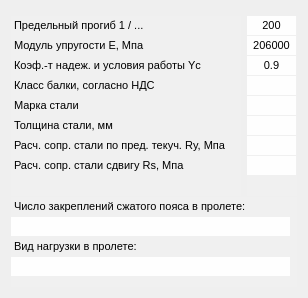
         <widget class="QWidget" name="tab_9">
          <attribute name="title">
           <string>Прочность и жесткость</string>
          </attribute>
          <layout class="QGridLayout" name="gridLayout_27">
           <item row="0" column="0">
            <widget class="QTableWidget" name="tableWidget_15">
             <property name="sizePolicy">
              <sizepolicy hsizetype="Fixed" vsizetype="Preferred">
               <horstretch>0</horstretch>
               <verstretch>0</verstretch>
              </sizepolicy>
             </property>
             <property name="minimumSize">
              <size>
               <width>230</width>
               <height>180</height>
              </size>
             </property>
             <property name="maximumSize">
              <size>
               <width>230</width>
               <height>170</height>
              </size>
             </property>
             <property name="sizeIncrement">
              <size>
               <width>0</width>
               <height>0</height>
              </size>
             </property>
             <property name="font">
              <font>
               <pointsize>8</pointsize>
              </font>
             </property>
             <property name="focusPolicy">
              <enum>Qt::NoFocus</enum>
             </property>
             <property name="styleSheet">
              <string notr="true">background-color: rgb(240, 240, 240);</string>
             </property>
             <property name="frameShape">
              <enum>QFrame::NoFrame</enum>
             </property>
             <property name="verticalScrollBarPolicy">
              <enum>Qt::ScrollBarAlwaysOff</enum>
             </property>
             <property name="horizontalScrollBarPolicy">
              <enum>Qt::ScrollBarAlwaysOff</enum>
             </property>
             <property name="editTriggers">
              <set>QAbstractItemView::NoEditTriggers</set>
             </property>
             <property name="selectionMode">
              <enum>QAbstractItemView::NoSelection</enum>
             </property>
             <property name="gridStyle">
              <enum>Qt::NoPen</enum>
             </property>
             <attribute name="horizontalHeaderVisible">
              <bool>false</bool>
             </attribute>
             <attribute name="horizontalHeaderMinimumSectionSize">
              <number>100</number>
             </attribute>
             <attribute name="horizontalHeaderDefaultSectionSize">
              <number>230</number>
             </attribute>
             <attribute name="verticalHeaderVisible">
              <bool>false</bool>
             </attribute>
             <attribute name="verticalHeaderMinimumSectionSize">
              <number>20</number>
             </attribute>
             <attribute name="verticalHeaderDefaultSectionSize">
              <number>20</number>
             </attribute>
             <attribute name="verticalHeaderHighlightSections">
              <bool>false</bool>
             </attribute>
             <attribute name="verticalHeaderShowSortIndicator" stdset="0">
              <bool>false</bool>
             </attribute>
             <attribute name="verticalHeaderStretchLastSection">
              <bool>false</bool>
             </attribute>
             <row>
              <property name="text">
               <string>Прогиб</string>
              </property>
             </row>
             <row>
              <property name="text">
               <string>E</string>
              </property>
             </row>
             <row>
              <property name="text">
               <string>Yc</string>
              </property>
             </row>
             <row>
              <property name="text">
               <string>НДС</string>
              </property>
             </row>
             <row>
              <property name="text">
               <string>Марка</string>
              </property>
             </row>
             <row>
              <property name="text">
               <string>Толщина стали, мм</string>
              </property>
             </row>
             <row>
              <property name="text">
               <string>Ry</string>
              </property>
             </row>
             <row>
              <property name="text">
               <string>Rs</string>
              </property>
             </row>
             <column>
              <property name="text">
               <string>Наименование</string>
              </property>
             </column>
             <item row="0" column="0">
              <property name="text">
               <string>Предельный прогиб 1 / ...</string>
              </property>
             </item>
             <item row="1" column="0">
              <property name="text">
               <string>Модуль упругости E, Мпа</string>
              </property>
             </item>
             <item row="2" column="0">
              <property name="text">
               <string>Коэф.-т надеж. и условия работы Yc</string>
              </property>
             </item>
             <item row="3" column="0">
              <property name="text">
               <string>Класс балки, согласно НДС</string>
              </property>
              <property name="textAlignment">
               <set>AlignLeading|AlignVCenter</set>
              </property>
              <property name="background">
               <brush brushstyle="NoBrush">
                <color alpha="255">
                 <red>0</red>
                 <green>0</green>
                 <blue>0</blue>
                </color>
               </brush>
              </property>
             </item>
             <item row="4" column="0">
              <property name="text">
               <string>Марка стали</string>
              </property>
              <property name="textAlignment">
               <set>AlignLeading|AlignVCenter</set>
              </property>
             </item>
             <item row="5" column="0">
              <property name="text">
               <string>Толщина стали, мм</string>
              </property>
             </item>
             <item row="6" column="0">
              <property name="text">
               <string>Расч. сопр. стали по пред. текуч. Ry, Мпа</string>
              </property>
              <property name="textAlignment">
               <set>AlignLeading|AlignVCenter</set>
              </property>
             </item>
             <item row="7" column="0">
              <property name="text">
               <string>Расч. сопр. стали сдвигу Rs, Мпа</string>
              </property>
              <property name="textAlignment">
               <set>AlignLeading|AlignVCenter</set>
              </property>
             </item>
            </widget>
           </item>
           <item row="1" column="0" colspan="2">
            <widget class="QTableWidget" name="tableWidget_19">
             <property name="sizePolicy">
              <sizepolicy hsizetype="Fixed" vsizetype="Preferred">
               <horstretch>0</horstretch>
               <verstretch>0</verstretch>
              </sizepolicy>
             </property>
             <property name="minimumSize">
              <size>
               <width>0</width>
               <height>90</height>
              </size>
             </property>
             <property name="maximumSize">
              <size>
               <width>300</width>
               <height>90</height>
              </size>
             </property>
             <property name="sizeIncrement">
              <size>
               <width>0</width>
               <height>0</height>
              </size>
             </property>
             <property name="font">
              <font>
               <pointsize>8</pointsize>
              </font>
             </property>
             <property name="focusPolicy">
              <enum>Qt::StrongFocus</enum>
             </property>
             <property name="styleSheet">
              <string notr="true">background-color: rgb(240, 240, 240);</string>
             </property>
             <property name="frameShape">
              <enum>QFrame::NoFrame</enum>
             </property>
             <property name="verticalScrollBarPolicy">
              <enum>Qt::ScrollBarAlwaysOff</enum>
             </property>
             <property name="horizontalScrollBarPolicy">
              <enum>Qt::ScrollBarAlwaysOff</enum>
             </property>
             <property name="editTriggers">
              <set>QAbstractItemView::AnyKeyPressed|QAbstractItemView::DoubleClicked|QAbstractItemView::EditKeyPressed</set>
             </property>
             <property name="selectionMode">
              <enum>QAbstractItemView::NoSelection</enum>
             </property>
             <property name="gridStyle">
              <enum>Qt::NoPen</enum>
             </property>
             <attribute name="horizontalHeaderVisible">
              <bool>false</bool>
             </attribute>
             <attribute name="horizontalHeaderMinimumSectionSize">
              <number>100</number>
             </attribute>
             <attribute name="horizontalHeaderDefaultSectionSize">
              <number>280</number>
             </attribute>
             <attribute name="verticalHeaderVisible">
              <bool>false</bool>
             </attribute>
             <attribute name="verticalHeaderMinimumSectionSize">
              <number>20</number>
             </attribute>
             <attribute name="verticalHeaderDefaultSectionSize">
              <number>20</number>
             </attribute>
             <attribute name="verticalHeaderHighlightSections">
              <bool>false</bool>
             </attribute>
             <attribute name="verticalHeaderShowSortIndicator" stdset="0">
              <bool>false</bool>
             </attribute>
             <attribute name="verticalHeaderStretchLastSection">
              <bool>false</bool>
             </attribute>
             <row>
              <property name="text">
               <string>Число закреплений сжатого пояса в пролете:
</string>
              </property>
             </row>
             <row>
              <property name="text">
               <string>Ry</string>
              </property>
             </row>
             <row>
              <property name="text">
               <string>Rs</string>
              </property>
             </row>
             <row>
              <property name="text">
               <string>E</string>
              </property>
             </row>
             <column>
              <property name="text">
               <string>Наименование</string>
              </property>
             </column>
             <item row="0" column="0">
              <property name="text">
               <string>Число закреплений сжатого пояса в пролете:</string>
              </property>
              <property name="textAlignment">
               <set>AlignLeading|AlignVCenter</set>
              </property>
              <property name="background">
               <brush brushstyle="SolidPattern">
                <color alpha="255">
                 <red>240</red>
                 <green>240</green>
                 <blue>240</blue>
                </color>
               </brush>
              </property>
              <property name="flags">
               <set>ItemIsEnabled</set>
              </property>
             </item>
             <item row="1" column="0">
              <property name="text">
               <string/>
              </property>
              <property name="textAlignment">
               <set>AlignCenter</set>
              </property>
              <property name="background">
               <brush brushstyle="SolidPattern">
                <color alpha="255">
                 <red>254</red>
                 <green>254</green>
                 <blue>254</blue>
                </color>
               </brush>
              </property>
             </item>
             <item row="2" column="0">
              <property name="text">
               <string>Вид нагрузки в пролете:</string>
              </property>
              <property name="textAlignment">
               <set>AlignLeading|AlignVCenter</set>
              </property>
              <property name="background">
               <brush brushstyle="SolidPattern">
                <color alpha="255">
                 <red>240</red>
                 <green>240</green>
                 <blue>240</blue>
                </color>
               </brush>
              </property>
              <property name="flags">
               <set>ItemIsEnabled</set>
              </property>
             </item>
             <item row="3" column="0">
              <property name="text">
               <string/>
              </property>
              <property name="textAlignment">
               <set>AlignCenter</set>
              </property>
              <property name="background">
               <brush brushstyle="SolidPattern">
                <color alpha="255">
                 <red>254</red>
                 <green>254</green>
                 <blue>254</blue>
                </color>
               </brush>
              </property>
             </item>
            </widget>
           </item>
           <item row="0" column="1">
            <widget class="QTableWidget" name="tableWidget_14">
             <property name="sizePolicy">
              <sizepolicy hsizetype="Fixed" vsizetype="Preferred">
               <horstretch>0</horstretch>
               <verstretch>0</verstretch>
              </sizepolicy>
             </property>
             <property name="minimumSize">
              <size>
               <width>50</width>
               <height>180</height>
              </size>
             </property>
             <property name="maximumSize">
              <size>
               <width>50</width>
               <height>170</height>
              </size>
             </property>
             <property name="font">
              <font>
               <pointsize>8</pointsize>
              </font>
             </property>
             <property name="styleSheet">
              <string notr="true">background-color: rgb(240, 240, 240);</string>
             </property>
             <property name="frameShape">
              <enum>QFrame::NoFrame</enum>
             </property>
             <property name="lineWidth">
              <number>1</number>
             </property>
             <property name="midLineWidth">
              <number>0</number>
             </property>
             <property name="verticalScrollBarPolicy">
              <enum>Qt::ScrollBarAlwaysOff</enum>
             </property>
             <property name="horizontalScrollBarPolicy">
              <enum>Qt::ScrollBarAlwaysOff</enum>
             </property>
             <property name="selectionMode">
              <enum>QAbstractItemView::NoSelection</enum>
             </property>
             <property name="showGrid">
              <bool>true</bool>
             </property>
             <property name="gridStyle">
              <enum>Qt::NoPen</enum>
             </property>
             <property name="sortingEnabled">
              <bool>false</bool>
             </property>
             <property name="wordWrap">
              <bool>true</bool>
             </property>
             <property name="cornerButtonEnabled">
              <bool>true</bool>
             </property>
             <attribute name="horizontalHeaderVisible">
              <bool>false</bool>
             </attribute>
             <attribute name="horizontalHeaderDefaultSectionSize">
              <number>50</number>
             </attribute>
             <attribute name="verticalHeaderVisible">
              <bool>false</bool>
             </attribute>
             <attribute name="verticalHeaderMinimumSectionSize">
              <number>20</number>
             </attribute>
             <attribute name="verticalHeaderDefaultSectionSize">
              <number>20</number>
             </attribute>
             <row>
              <property name="text">
               <string>Предельный прогиб</string>
              </property>
             </row>
             <row>
              <property name="text">
               <string>E</string>
              </property>
             </row>
             <row>
              <property name="text">
               <string>Коэф. надежности и усл. раб.</string>
              </property>
             </row>
             <row>
              <property name="text">
               <string>НДС</string>
              </property>
             </row>
             <row>
              <property name="text">
               <string>Марка</string>
              </property>
             </row>
             <row>
              <property name="text">
               <string>Толщина стали, мм</string>
              </property>
             </row>
             <row>
              <property name="text">
               <string>Ry</string>
              </property>
             </row>
             <row>
              <property name="text">
               <string>Rs</string>
              </property>
             </row>
             <column>
              <property name="text">
               <string>*</string>
              </property>
             </column>
             <item row="0" column="0">
              <property name="text">
               <string>200</string>
              </property>
              <property name="textAlignment">
               <set>AlignCenter</set>
              </property>
              <property name="background">
               <brush brushstyle="SolidPattern">
                <color alpha="255">
                 <red>254</red>
                 <green>254</green>
                 <blue>254</blue>
                </color>
               </brush>
              </property>
              <property name="foreground">
               <brush brushstyle="NoBrush">
                <color alpha="255">
                 <red>0</red>
                 <green>0</green>
                 <blue>0</blue>
                </color>
               </brush>
              </property>
             </item>
             <item row="1" column="0">
              <property name="text">
               <string>206000</string>
              </property>
              <property name="textAlignment">
               <set>AlignCenter</set>
              </property>
              <property name="background">
               <brush brushstyle="SolidPattern">
                <color alpha="255">
                 <red>254</red>
                 <green>254</green>
                 <blue>254</blue>
                </color>
               </brush>
              </property>
             </item>
             <item row="2" column="0">
              <property name="text">
               <string>0.9</string>
              </property>
              <property name="textAlignment">
               <set>AlignCenter</set>
              </property>
              <property name="background">
               <brush brushstyle="SolidPattern">
                <color alpha="255">
                 <red>254</red>
                 <green>254</green>
                 <blue>254</blue>
                </color>
               </brush>
              </property>
             </item>
             <item row="3" column="0">
              <property name="text">
               <string/>
              </property>
              <property name="textAlignment">
               <set>AlignCenter</set>
              </property>
              <property name="background">
               <brush brushstyle="SolidPattern">
                <color alpha="255">
                 <red>254</red>
                 <green>254</green>
                 <blue>254</blue>
                </color>
               </brush>
              </property>
             </item>
             <item row="4" column="0">
              <property name="text">
               <string/>
              </property>
              <property name="textAlignment">
               <set>AlignCenter</set>
              </property>
              <property name="background">
               <brush brushstyle="SolidPattern">
                <color alpha="255">
                 <red>254</red>
                 <green>254</green>
                 <blue>254</blue>
                </color>
               </brush>
              </property>
             </item>
             <item row="5" column="0">
              <property name="text">
               <string/>
              </property>
              <property name="textAlignment">
               <set>AlignCenter</set>
              </property>
              <property name="background">
               <brush brushstyle="SolidPattern">
                <color alpha="255">
                 <red>254</red>
                 <green>254</green>
                 <blue>254</blue>
                </color>
               </brush>
              </property>
             </item>
             <item row="6" column="0">
              <property name="text">
               <string/>
              </property>
              <property name="textAlignment">
               <set>AlignCenter</set>
              </property>
              <property name="background">
               <brush brushstyle="SolidPattern">
                <color alpha="255">
                 <red>254</red>
                 <green>254</green>
                 <blue>254</blue>
                </color>
               </brush>
              </property>
             </item>
             <item row="7" column="0">
              <property name="text">
               <string/>
              </property>
              <property name="textAlignment">
               <set>AlignCenter</set>
              </property>
              <property name="background">
               <brush brushstyle="SolidPattern">
                <color alpha="255">
                 <red>254</red>
                 <green>254</green>
                 <blue>254</blue>
                </color>
               </brush>
              </property>
             </item>
            </widget>
           </item>
          </layout>
         </widget>
